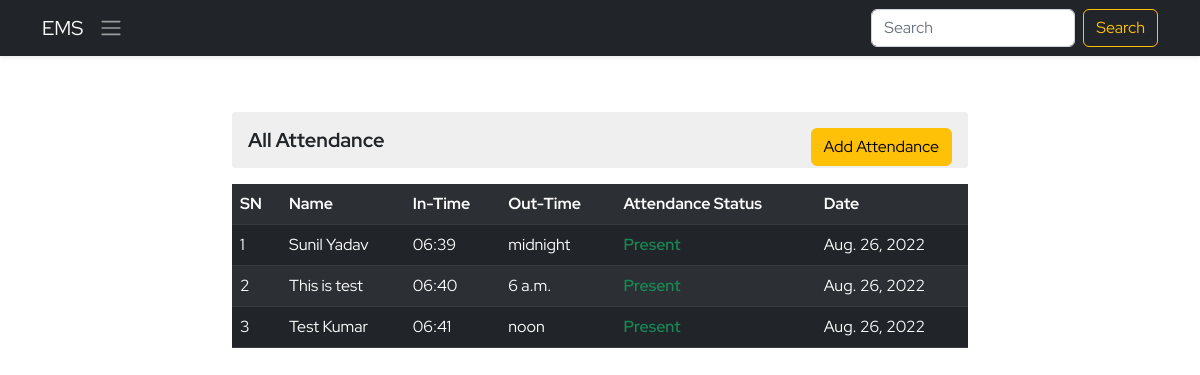
The page /ems/attendance on the database as committed earlier.
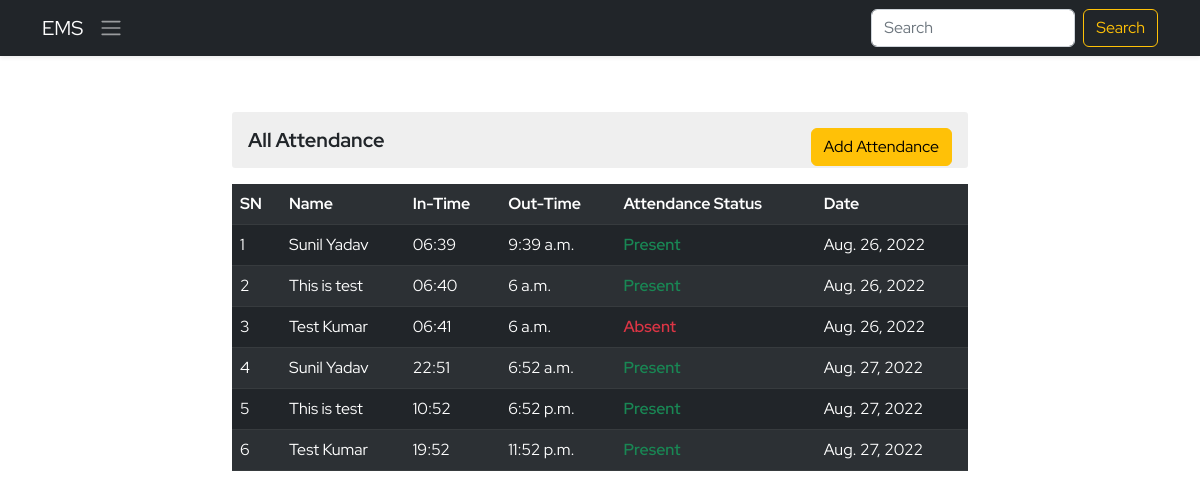
The same page on the database as committed later.
### ems/models.py (models this page shows, shortened)
class Attendance(models.Model):
    employee=models.ForeignKey(Employee,on_delete=models.CASCADE)
    intime=models.TimeField(blank=True, null=True)
    outtime=models.TimeField(blank=True,null=True)
    present=models.BooleanField(default=False)
    date=models.DateField()

class Employee(models.Model):
    empid=models.AutoField(primary_key=True)
    user=models.OneToOneField(User,on_delete=models.CASCADE)
    name=models.CharField(max_length=50)
    father_name=models.CharField(max_length=50)
    dob=models.DateField()
    email=models.EmailField(max_length=100)
    mobile_no=models.IntegerField()
    emergency_mobile_no=models.IntegerField(null=True,blank=True)
    address=models.OneToOneField(Address, on_delete=models.CASCADE,blank=True, null=True,)
    designation=models.CharField(max_length=70)
    role=models.ForeignKey(Role, on_delete=models.SET_NULL,blank=True, null=True,)
    department=models.ForeignKey(Department, on_delete=models.SET_NULL,blank=True, null=True,)
    joining_date=models.DateField()
    status=models.CharField(max_length=15)

### ems/views.py (the view, shortened to what this page needs)
# urls.py: path('attendance',attendance,name='attendance'),
def attendance(request):
    context={}
    try:
        em_list=list()
        employees=Employee.objects.all()
        attendances=Attendance.objects.all()
        for item in employees:
            if item.status == 'Working':
                em_list.append(item)
        context['attendances']=attendances
        context['employees']=em_list
    except Exception as e:
        print('Attendance Exception ',e)
    return render(request,'ems/attendance.html',context)

### ems/templates/ems/attendance.html (shortened to what this page needs)
{% extends './base.html' %}
{% block body %}
<section class="py-4">
    <div class="container">
        <div class="row d-flex justify-content-center">
            <div class="col-sm-8 my-3 col-12">
                <h3 class="derpartment-title my-3">All Attendance <button type="button" class="btn btn-warning float-end" data-bs-toggle="modal" data-bs-target="#exampleModal">
                    Add Attendance
                </button></h3>
                <table class="table table-dark table-striped">
                    <tr>
                        <th>SN</th>
                        <th>Name</th>
                        <th>In-Time</th>
                        <th>Out-Time</th>
                        <th>Attendance Status</th>
                        <th>Date</th>
                    </tr>
                    {% for item in attendances %}
                    <tr>
                        <td>{{forloop.counter}}</td>
                        <td>{{item.employee.name}}</td>
                        <td>{{item.intime | time:"H:i"}}</td>
                        <td>{{item.outtime | time}}</td>
                        {% if  item.present %}
                        <td class="text-success fw-semibold">Present</td>
                        {% else %}
                        <td class="text-danger fw-semibold">Absent</td>
                           {% endif %}
                        <td>{{item.date}}</td>
                    </tr>
                    {% endfor %}
                  </table>
            </div>
        </div>
    </div>
</section>
{% endblock body %}

### ems/templates/ems/base.html (shortened to what this page needs)
<!DOCTYPE html>
{% load static %}
<html lang="en">
<head>
    <link href="https://cdn.jsdelivr.net/npm/bootstrap@5.2.0/dist/css/bootstrap.min.css" rel="stylesheet"
>
    <link href='https://unpkg.com/boxicons@2.1.2/css/boxicons.min.css' rel='stylesheet'>
    <link rel="stylesheet" href="{% static 'css/style.css' %}">
</head>
<body>
    <header class="shadow-sm">
        <nav class="navbar navbar-expand-lg bg-dark navbar-dark">
            <div class="container">
                <a class="navbar-brand" href="{% url 'ems:ems' %}">EMS</a>
                <a class="cursor-pointer" data-bs-toggle="offcanvas" data-bs-target="#staticBackdrop"
                    aria-controls="staticBackdrop"><span class="navbar-toggler-icon"></span></a>
                <div class="collapse navbar-collapse" id="navbarSupportedContent">
                    <ul class="navbar-nav ms-auto mb-2 mb-lg-0">
                        <li class="nav-item">
                            <form class="d-flex" role="search">
                                <input class="form-control me-2" type="search" placeholder="Search" aria-label="Search">
                                <button class="btn btn-outline-warning" type="submit">Search</button>
                            </form>
                        </li>
                    </ul>
                </div>
            </div>
        </nav>
    </header>
    <main>
        {% block body %}{% endblock body %}
    </main>
</body>
</html>

### static/css/style.css (style rules this page uses)
* { margin: 0; padding: 0; box-sizing: border-box; }
:root { --body-font: 'Red Hat Display', sans-serif; --second-font: 'Kaushan Script', cursive; --biggest-font-size: 2rem; --bigger-font-size: 1.5rem; --big-font-size: 1.25rem; --h1-font-size: 1.5rem; --h2-font-size: 1.25rem; --h3-font-size: 1rem; --normal-font-size: .938rem; --small-font-size: .813rem; --smaller-font-size: .75rem; --font-bold: 700; --font-black: 900; }
@media screen and (min-width: 1024px) { :root { --biggest-font-size: 6rem; --bigger-font-size: 3.5rem; --big-font-size: 2.75rem; --h1-font-size: 2.25rem; --h2-font-size: 1.5rem; --h3-font-size: 1.25rem; --normal-font-size: 1rem; --small-font-size: .875rem; --smaller-font-size: .813rem; --bs-modal-width:700px; } }
* { box-sizing: border-box; padding: 0; margin: 0; }
html { scroll-behavior: smooth; }
body, button, label, select, input { font-family: var(--body-font); font-size: var(--normal-font-size); }
h1, h2, h3 { font-weight: var(--font-bold); }
a { text-decoration: none; }
.cursor-pointer { cursor: pointer; }
.derpartment-title { font-size: var(--h3-font-size); background-color: #dadada70; padding: 1rem; border-radius: 3px; }

Rows that differ between the two databases and show on the page:
computed for Attendance (number 1 of 6 on the later page): outtime "midnight" → "9:39 a.m."
computed for Attendance (number 3 of 6 on the later page): outtime "noon" → "6 a.m."; text "Present" → "Absent"
added Attendance: employee.name "Sunil Yadav", intime "22:51", outtime "6:52 a.m.", present "Present", date "Aug. 27, 2022"
added Attendance: employee.name "This is test", intime "10:52", outtime "6:52 p.m.", present "Present", date "Aug. 27, 2022"
added Attendance: employee.name "Test Kumar", intime "19:52", outtime "11:52 p.m.", present "Present", date "Aug. 27, 2022"
